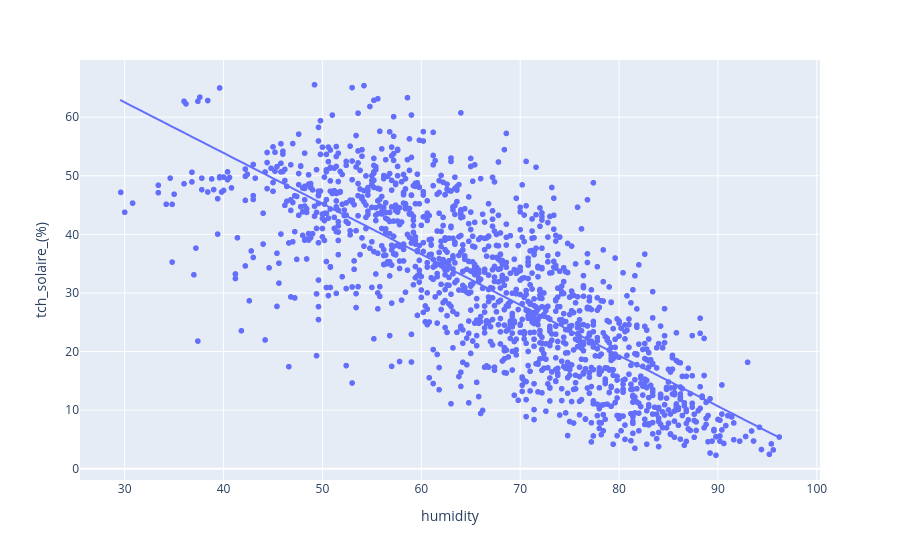

Notebook cell for this chart:
### Code cell
px.scatter(merged_data, x='humidity', y='tch_solaire_(%)', trendline='ols')

### Figure 1 — Plotly figure (JSON) as saved in the notebook; plotly's stock layout.template omitted (floating-point values rounded to 4 significant figures; data arrays with more than 128 entries replaced by an {"elided": "..."} marker saying what was removed)
{"data": [{"hovertemplate": "humidity=%{x}<br>tch_solaire_(%)=%{y}<extra></extra>", "legendgroup": "", "marker": {"color": "#636efa", "symbol": "circle"}, "mode": "markers", "name": "", "showlegend": false, "type": "scattergl", "x": {"elided": "1453 float values"}, "xaxis": "x", "y": {"elided": "1453 float values"}, "yaxis": "y"}, {"hovertemplate": "<b>OLS trendline</b><br>tch_solaire_(%) = -0.864232 * humidity + 88.4567<br>R<sup>2</sup>=0.604282<br><br>humidity=%{x}<br>tch_solaire_(%)=%{y} <b>(trend)</b><extra></extra>", "legendgroup": "", "marker": {"color": "#636efa", "symbol": "circle"}, "mode": "lines", "name": "", "showlegend": false, "type": "scattergl", "x": {"elided": "1453 float values"}, "xaxis": "x", "y": {"elided": "1453 float values"}, "yaxis": "y"}], "layout": {"legend": {"tracegroupgap": 0}, "margin": {"t": 60}, "xaxis": {"anchor": "y", "domain": [0, 1], "title": {"text": "humidity"}}, "yaxis": {"anchor": "x", "domain": [0, 1], "title": {"text": "tch_solaire_(%)"}}}}
